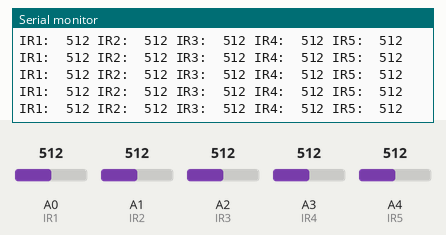
Recording of a sketch running on a simulated Arduino Uno, built with avr-gcc and run on an emulated ATmega328P. Shown: the last lines printed to the serial monitor. The test bench sets the inputs (shaded band); at power-on: A0 (IR1) = 512, A1 (IR2) = 512, A2 (IR3) = 512, A3 (IR4) = 512, A4 (IR5) = 512.

Above: at 1.2 s.
1.3 s: A0 (IR1) set to 107
At 1.42 s:
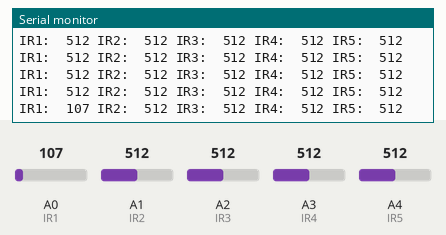
4.3 s: A0 (IR1) set to 89
At 4.39 s:
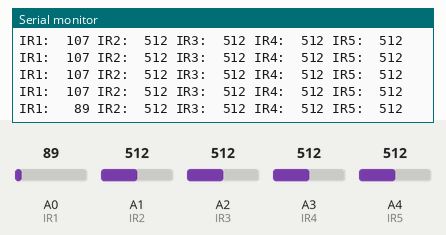
6.3 s: A1 (IR2) set to 106
At 6.34 s:
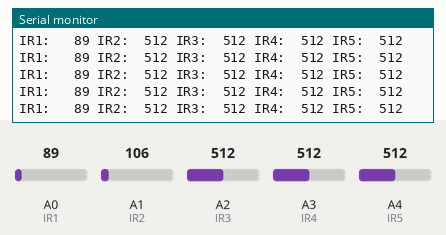
7.8 s: A1 (IR2) set to 89
At 7.91 s:
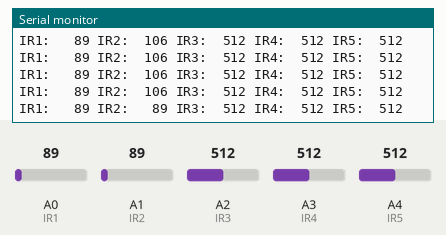
9.8 s: A2 (IR3) set to 111
At 9.8 s:
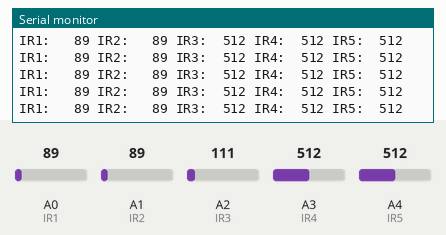
12.8 s: A2 (IR3) set to 95
At 12.88 s:
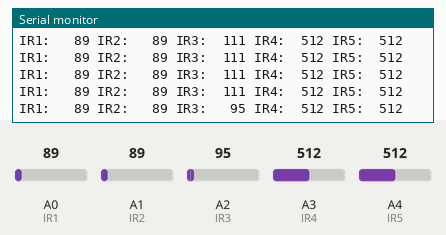

Measured:
- the behaviour switches between 100 and 99 on A0 (IR1) (found by bisection; images 1 and 2)
- the behaviour switches between 100 and 99 on A1 (IR2) (found by bisection; images 3 and 4)
- the behaviour switches between 100 and 99 on A2 (IR3) (found by bisection; images 5 and 6)
- after the input at 1.3 s, the serial monitor: prints a new line after 0.11 s (image 1)
- after the input at 4.3 s, the serial monitor: prints a new line after 0.08 s (image 2)
- after the input at 7.8 s, the serial monitor: prints a new line after 0.10 s (image 4)
- after the input at 12.8 s, the serial monitor: prints a new line after 0.07 s (image 6)

The sketch:

sensor_test_initial_code_1.ino
```cpp
int IR1 = A0;
int IR2 = A1;
int IR3 = A2;
int IR4 = A3;
int IR5 = A4;

int IR1_Val;
int IR2_Val;
int IR3_Val;
int IR4_Val;
int IR5_Val;

void printPadded(int value, int width) {
  int digits = 1;
  for (int n = value; n >= 10; n /= 10) digits++;
  for (int i = digits; i < width; i++) Serial.print(' ');
  Serial.print(value);
  Serial.print(" ");
}

void setup() {
  Serial.begin(9600);

  pinMode(IR1, INPUT);
  pinMode(IR2, INPUT);
  pinMode(IR3, INPUT);
  pinMode(IR4, INPUT);
  pinMode(IR5, INPUT);
}

void loop() {
  IR1_Val = analogRead(IR1);
  IR2_Val = analogRead(IR2);
  IR3_Val = analogRead(IR3);
  IR4_Val = analogRead(IR4);
  IR5_Val = analogRead(IR5);

  Serial.print("IR1: ");
  printPadded(IR1_Val, 4);
  Serial.print("IR2: ");
  printPadded(IR2_Val, 4);
  Serial.print("IR3: ");
  printPadded(IR3_Val, 4);
  Serial.print("IR4: ");
  printPadded(IR4_Val, 4);
  Serial.print("IR5: ");
  printPadded(IR5_Val, 4);

  Serial.println();
  delay(0);
}
/*

HERE IS THE PINOUT FOR THE ARDUINO, CHANGE TO WHAT YOU FEEL MORE COMPFORTABLE IF NEEDED.

right_2 = A4
right_1 = A3
Centre =  A2
Left_1  =  A1
Left_2  = A0

Use the digital sensor to test the weighted theory witht he PD control
if that works we can start moving onto how to intergrate the values from digital to ANALOGUE


*/
```
